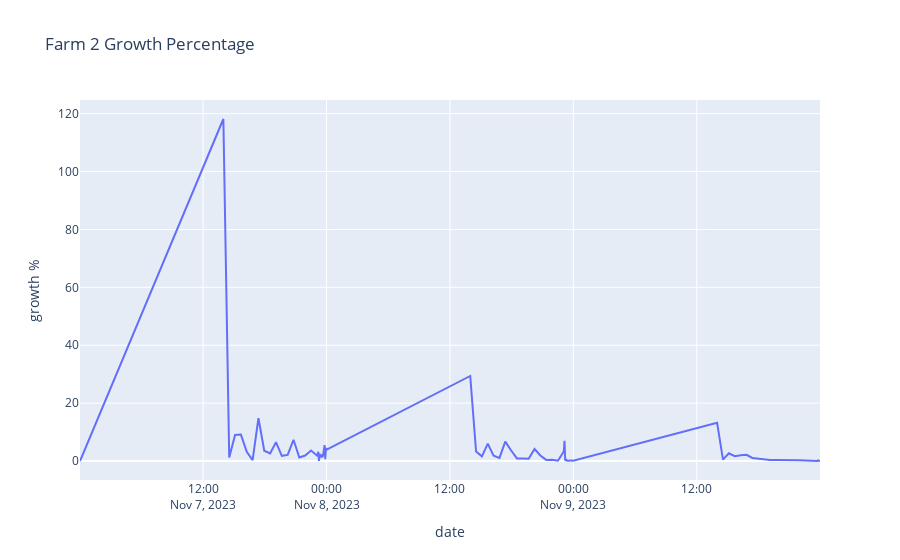

This figure's notebook cell:
### Code cell
growth_list(Farm2_11_14_23, FarmDates_11_14_23, "Farm 2 Growth Percentage")
